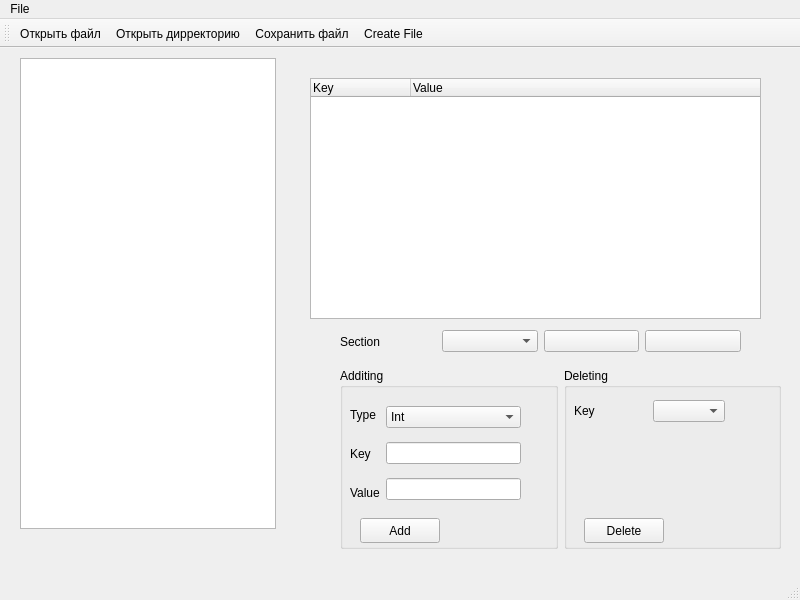
<?xml version="1.0" encoding="UTF-8"?>
<ui version="4.0">
 <class>MainWindow</class>
 <widget class="QMainWindow" name="MainWindow">
  <property name="geometry">
   <rect>
    <x>0</x>
    <y>0</y>
    <width>800</width>
    <height>600</height>
   </rect>
  </property>
  <property name="windowTitle">
   <string>MainWindow</string>
  </property>
  <widget class="QWidget" name="centralwidget">
   <widget class="QListWidget" name="listWidget_fileShowcase">
    <property name="geometry">
     <rect>
      <x>20</x>
      <y>10</y>
      <width>256</width>
      <height>471</height>
     </rect>
    </property>
   </widget>
   <widget class="QWidget" name="layoutWidget">
    <property name="geometry">
     <rect>
      <x>340</x>
      <y>280</y>
      <width>401</width>
      <height>27</height>
     </rect>
    </property>
    <layout class="QHBoxLayout" name="horizontalLayout">
     <item>
      <widget class="QLabel" name="label">
       <property name="text">
        <string>Section</string>
       </property>
      </widget>
     </item>
     <item>
      <widget class="QComboBox" name="comboBox_sectionName"/>
     </item>
     <item>
      <widget class="QPushButton" name="pushButton_createSection">
       <property name="styleSheet">
        <string notr="true">border-image: url(:/Images/Icons/icons8-approved-64.png);</string>
       </property>
       <property name="text">
        <string/>
       </property>
      </widget>
     </item>
     <item>
      <widget class="QPushButton" name="pushButton_deleteSection">
       <property name="styleSheet">
        <string notr="true">
border-image: url(:/Images/Icons/icons8-cross-mark-button-48.png);</string>
       </property>
       <property name="text">
        <string/>
       </property>
      </widget>
     </item>
    </layout>
   </widget>
   <widget class="QTreeWidget" name="treeWidget_keyValue">
    <property name="geometry">
     <rect>
      <x>310</x>
      <y>30</y>
      <width>451</width>
      <height>241</height>
     </rect>
    </property>
    <column>
     <property name="text">
      <string>Key</string>
     </property>
    </column>
    <column>
     <property name="text">
      <string>Value</string>
     </property>
    </column>
   </widget>
   <widget class="QWidget" name="layoutWidget">
    <property name="geometry">
     <rect>
      <x>340</x>
      <y>320</y>
      <width>441</width>
      <height>181</height>
     </rect>
    </property>
    <layout class="QHBoxLayout" name="horizontalLayout_4">
     <item>
      <widget class="QGroupBox" name="groupBox">
       <property name="title">
        <string>Additing</string>
       </property>
       <widget class="QWidget" name="layoutWidget">
        <property name="geometry">
         <rect>
          <x>10</x>
          <y>30</y>
          <width>171</width>
          <height>111</height>
         </rect>
        </property>
        <layout class="QHBoxLayout" name="horizontalLayout_2">
         <item>
          <layout class="QVBoxLayout" name="verticalLayout">
           <item>
            <widget class="QLabel" name="label_2">
             <property name="text">
              <string>Type</string>
             </property>
            </widget>
           </item>
           <item>
            <widget class="QLabel" name="label_3">
             <property name="text">
              <string>Key</string>
             </property>
            </widget>
           </item>
           <item>
            <widget class="QLabel" name="label_4">
             <property name="text">
              <string>Value</string>
             </property>
            </widget>
           </item>
          </layout>
         </item>
         <item>
          <layout class="QVBoxLayout" name="verticalLayout_2">
           <item>
            <widget class="QComboBox" name="comboBox_addType">
             <item>
              <property name="text">
               <string>Int</string>
              </property>
             </item>
             <item>
              <property name="text">
               <string>Double</string>
              </property>
             </item>
             <item>
              <property name="text">
               <string>Bool</string>
              </property>
             </item>
             <item>
              <property name="text">
               <string>String</string>
              </property>
             </item>
            </widget>
           </item>
           <item>
            <widget class="QLineEdit" name="lineEdit_keyAdditing"/>
           </item>
           <item>
            <widget class="QLineEdit" name="lineEdit_valueAdditing"/>
           </item>
          </layout>
         </item>
        </layout>
       </widget>
       <widget class="QPushButton" name="pushButton_addKeyValue">
        <property name="geometry">
         <rect>
          <x>20</x>
          <y>150</y>
          <width>80</width>
          <height>25</height>
         </rect>
        </property>
        <property name="text">
         <string>Add</string>
        </property>
       </widget>
      </widget>
     </item>
     <item>
      <widget class="QGroupBox" name="groupBox_2">
       <property name="title">
        <string>Deleting</string>
       </property>
       <widget class="QWidget" name="layoutWidget">
        <property name="geometry">
         <rect>
          <x>10</x>
          <y>30</y>
          <width>151</width>
          <height>26</height>
         </rect>
        </property>
        <layout class="QHBoxLayout" name="horizontalLayout_3">
         <item>
          <widget class="QLabel" name="label_5">
           <property name="text">
            <string>Key</string>
           </property>
          </widget>
         </item>
         <item>
          <widget class="QComboBox" name="comboBox_deleteKey"/>
         </item>
        </layout>
       </widget>
       <widget class="QPushButton" name="pushButton_deleteKey">
        <property name="geometry">
         <rect>
          <x>20</x>
          <y>150</y>
          <width>80</width>
          <height>25</height>
         </rect>
        </property>
        <property name="text">
         <string>Delete</string>
        </property>
       </widget>
      </widget>
     </item>
    </layout>
   </widget>
  </widget>
  <widget class="QMenuBar" name="menubar">
   <property name="geometry">
    <rect>
     <x>0</x>
     <y>0</y>
     <width>800</width>
     <height>25</height>
    </rect>
   </property>
   <widget class="QMenu" name="menuFile">
    <property name="title">
     <string>File</string>
    </property>
    <addaction name="action_openFile"/>
    <addaction name="separator"/>
    <addaction name="action_openDirectory"/>
    <addaction name="separator"/>
    <addaction name="action_saveFile"/>
   </widget>
   <addaction name="menuFile"/>
  </widget>
  <widget class="QStatusBar" name="statusbar">
   <property name="enabled">
    <bool>true</bool>
   </property>
  </widget>
  <widget class="QToolBar" name="toolBar">
   <property name="windowTitle">
    <string>toolBar</string>
   </property>
   <attribute name="toolBarArea">
    <enum>TopToolBarArea</enum>
   </attribute>
   <attribute name="toolBarBreak">
    <bool>false</bool>
   </attribute>
   <addaction name="action_openFile"/>
   <addaction name="action_openDirectory"/>
   <addaction name="action_saveFile"/>
   <addaction name="actionCreate_File"/>
  </widget>
  <action name="action_openFile">
   <property name="icon">
    <iconset resource="Resourse.qrc">
     <normaloff>:/Images/Icons/icons8-opened-folder-100 (1).png</normaloff>:/Images/Icons/icons8-opened-folder-100 (1).png</iconset>
   </property>
   <property name="text">
    <string>Открыть файл</string>
   </property>
  </action>
  <action name="action_openDirectory">
   <property name="icon">
    <iconset resource="Resourse.qrc">
     <normaloff>:/Images/Icons/icons8-active-directory-48.png</normaloff>:/Images/Icons/icons8-active-directory-48.png</iconset>
   </property>
   <property name="text">
    <string>Открыть дирректорию</string>
   </property>
  </action>
  <action name="action_saveFile">
   <property name="icon">
    <iconset resource="Resourse.qrc">
     <normaloff>:/Images/Icons/icons8-save-file-64.png</normaloff>:/Images/Icons/icons8-save-file-64.png</iconset>
   </property>
   <property name="text">
    <string>Сохранить файл</string>
   </property>
  </action>
  <action name="actionCreate_File">
   <property name="icon">
    <iconset resource="Resourse.qrc">
     <normaloff>:/Images/Icons/icons8-add-file-100.png</normaloff>:/Images/Icons/icons8-add-file-100.png</iconset>
   </property>
   <property name="text">
    <string>Create File</string>
   </property>
  </action>
 </widget>
 <resources>
  <include location="Resourse.qrc"/>
 </resources>
 <connections/>
</ui>
